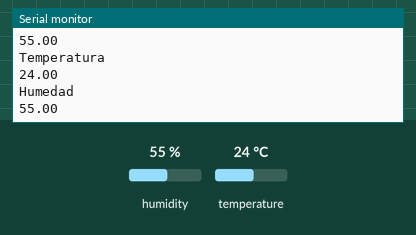
Recording of a sketch running on a simulated Arduino Uno, built with avr-gcc and run on an emulated ATmega328P. Shown: the last lines printed to the serial monitor. The inputs (shaded band) are chosen by the test bench; at power-on: humidity 55 %, temperature 24 °C.

Above: at 9.8 s.
9.9 s: humidity set to 22 %
At 18.7 s:
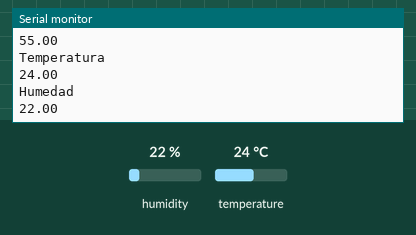
18.9 s: temperature set to 12 °C
At 27.7 s:
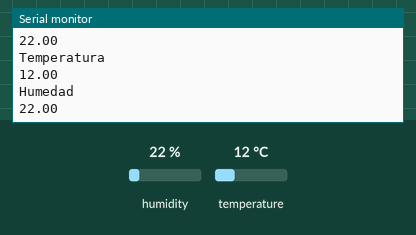
27.9 s: humidity set to 40 %
At 37.4 s:
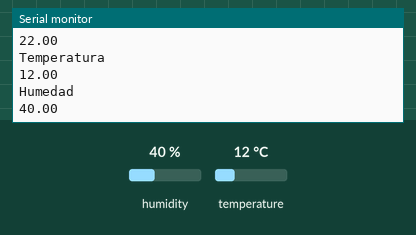
Timing chart, 0 to 38.9 s (numbered marks = the images above; inputs shaded):
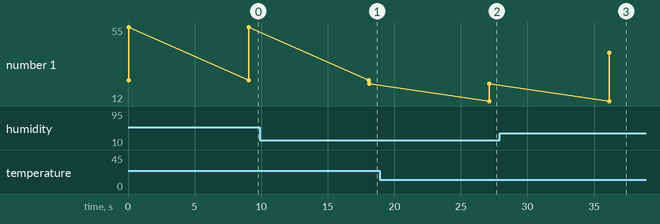

The sketch:

sensor2.ino
```cpp
#include <DHT.h> // libreria del dht11
#define DHTPIN 8 //pin de señal
#define DHTTYPE DHT11

DHT dht(DHTPIN, DHTTYPE);

void setup()
{
Serial.begin(9600);  // ira a 9600 baudios, y transmite datos a la pantalla ordenador
dht.begin();
}

void loop()
{
float h = dht.readHumidity();
float t = dht.readTemperature();

Serial.println("Temperatura ");
       Serial.println(t);
       Serial.println ("Humedad");
       Serial.println (h);
delay(9000);  //tiempo de refresco de mediciones
}
```

Measured:
- after the input at 9.9 s, the serial monitor: prints a new line after 8.2 s (image 1)
- after the input at 18.9 s, the serial monitor: prints a new line after 8.2 s (image 2)
- after the input at 27.9 s, the serial monitor: prints a new line after 8.3 s (image 3)
- plotted number 1: 55 → 22 after the input at 9.9 s, 22 → 40 after the input at 27.9 s
